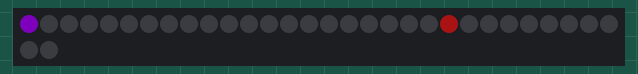
This sketch was run on a simulated Arduino Uno, built with avr-gcc and run on an emulated ATmega328P. Parts: 32 RGB LEDs in strip order, left to right, continuing on the next row. Dim RGB values are drawn brighter than linear; random numbers use the default seed unless the sketch sets one; what the sketch prints to the serial monitor is not drawn.

Above: at 2.15 s.
At 7.25 s:
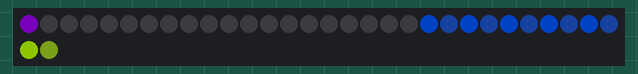
At 11.46 s:
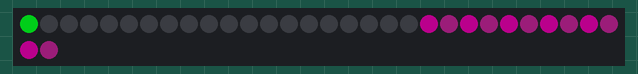
At 20.77 s:
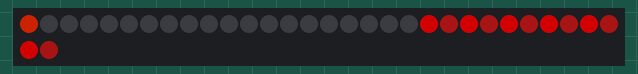
At 30.08 s:
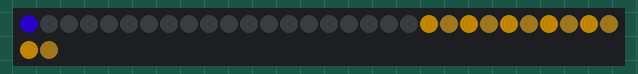
At 39.69 s:
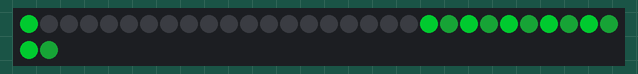

The sketch:

breakbeatsaw8.ino
```cpp
/****************************************************************
breakbeatsaw8
Sawtooth wave with a pause at the end before starting over.

Works similarly to beat8, but has an extra value on the end
for the time to delay [milliseconds] before starting over.

Usage:  breakbeatsaw8(rate, low, high, delay)
  rate is in BPM (Beats Per Minute)
  low is the "from" value
  high is the "to" value
  delay is in milliseconds

If no delay value is added on the end then the delay will be 0.


Marc Miller, Feb 2021
****************************************************************/

#define USE_GET_MILLISECOND_TIMER 1  // needed for breakbeatsaw8
#include "FastLED.h"

#define LED_TYPE      LPD8806
#define COLOR_ORDER   GRB
#define DATA_PIN      11
#define CLOCK_PIN     13  // delete for clockless pixel types
#define NUM_LEDS      32
uint8_t BRIGHTNESS = 128;
CRGB leds[NUM_LEDS];

uint8_t pos, hue;

// used with breakbeatsaw8
uint32_t resetTime = millis();
uint32_t get_millisecond_timer() {
  return millis() - resetTime;
}


//===============================================================
void setup() {
  Serial.begin(115200);
  delay(2000);  // safety start up delay
  //FastLED.addLeds<LED_TYPE, DATA_PIN, COLOR_ORDER>(leds, NUM_LEDS).setCorrection(TypicalLEDStrip);
  FastLED.addLeds<LED_TYPE, DATA_PIN, CLOCK_PIN, COLOR_ORDER>(leds, NUM_LEDS).setCorrection(TypicalLEDStrip);
  FastLED.setBrightness(BRIGHTNESS);
  FastLED.clear();
  FastLED.show();
  Serial.println("\nSetup done.\n");
  resetTime = millis();
}


//---------------------------------------------------------------
// custom breakbeatsaw8 function
int breakbeatsaw8( accum88 beats_per_minute, uint16_t lowest,
                   uint16_t highest, uint16_t end_delay = 0 )
{
  uint8_t beatsaw = beat8( beats_per_minute, 0);
  uint8_t rangewidth = highest - lowest;
  uint8_t scaledbeat = scale8( beatsaw, rangewidth);
  uint8_t result = lowest + scaledbeat;

  static CEveryNMilliseconds holdTimer(end_delay);
  static boolean holding = 0;

  if (result == highest && holding == 0) {
    holdTimer.reset();  // zero timer
    holding = 1;
    //Serial.println("holding...");
  }

  if (holding == 1 ) {
    if (holdTimer) {
      holding = 0;  // reset back to False
      resetTime = millis();  // resets position
    }
    result = highest;  // only return highest while holding
  }

  return result;
}


//===============================================================
void loop() {

  // Draw a rainbow on first pixel so we can see the loop
  // is always running, even when the sawtooth is stopped.
  fill_rainbow( leds, 1, millis()/10);

  uint8_t posPast = pos;  // save past position

  pos = breakbeatsaw8(50, 1, NUM_LEDS - 1, 2000);  // (rate, low, high, delay)

  if (pos < posPast) {  // true whenever we start over
    hue = hue + random8(64,90);
  }

  if (pos % 2) {  // odd vs even pixel numbers
    leds[pos] = CHSV(hue, 170, 150);
  } else {
    leds[pos] = CHSV(hue, 255, 255);
  }

  FastLED.show();

} // end_main_loop


//---------------------------------------------------------------
```
